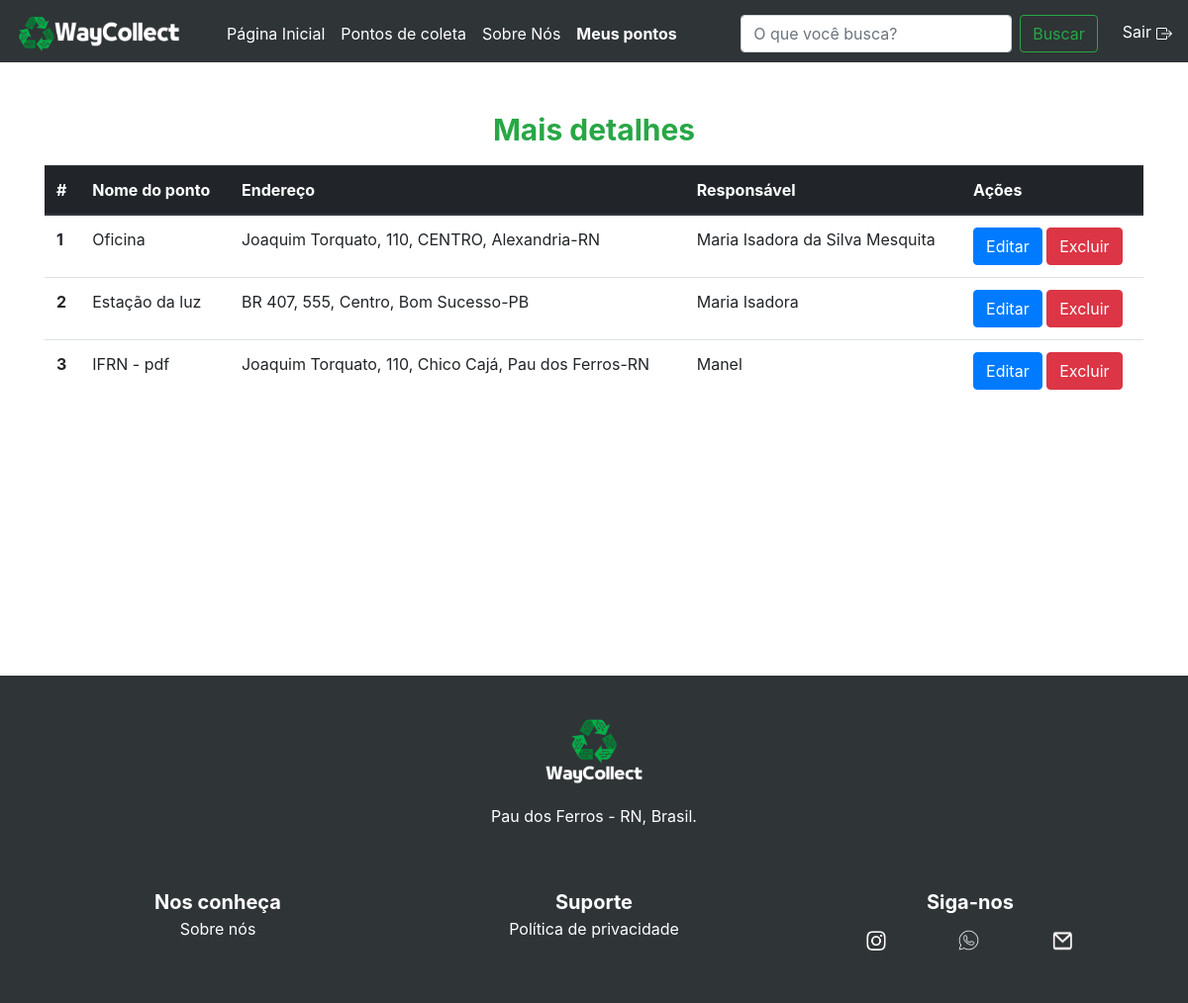
Screenshot of /meus-pontos/ (signed in) with the database file from the repository.
### main/models.py (models this page shows)
class Local(models.Model):
    nome_local = models.CharField(max_length=150)
    cidade = models.CharField(max_length=150)
    uf = models.CharField(max_length=10)
    rua = models.CharField(max_length=150)
    bairro = models.CharField(max_length=100)
    num_residencial = models.IntegerField()
    cep = models.CharField(max_length=30)
    fone = models.CharField(max_length=30)
    email = models.EmailField(max_length=150)
    nome_responsavel = models.CharField(max_length=150)
    cpf_responsavel = models.CharField(max_length=150)
    disponibilidade = models.TextField(max_length=800)
    imagem=models.ImageField(upload_to='pontos/',blank=True,null=True)
    def __str__(self) -> str:
        return self.nome_local

### main/views.py (the view)
# urls.py: path('meus-pontos/', meus_pontos, name='meus_pontos'),
@login_required(login_url='/login')
def meus_pontos(request):
    lista = Local.objects.all() #Local (class do models.py)
    print(lista)
    context={'locais' : lista }
    return render(request,'meuspontos.html',context)

### main/templates/meuspontos.html (shortened to what this page needs)
{% extends "base.html" %}
{% load static %}
{% load sweetify %}
{% block nav %}
<li class="nav-item ">
    <a class="nav-link" href="{% url 'index' %}">Página Inicial</a>
</li>
<li class="nav-item ">
    <a class="nav-link" href="{% url 'pontos' %}">Pontos de coleta</a>
</li>
<li class="nav-item">
    <a class="nav-link" href="{% url 'sobre' %}">Sobre Nós</a>
</li>
{% if user.is_authenticated %}
<li class="nav-item active">
    <a class="nav-link" href="{% url 'meus_pontos' %}">Meus pontos</a>
</li>
{% endif %}
{% endblock %}
{% block h2 %}
Mais detalhes
{% endblock %}
{% block main %}
<div>
    <table class="table">
        <thead class="thead-dark">
            <tr>
                <th scope="col">#</th>
                <th scope="col">Nome do ponto</th>
                <th scope="col">Endereço</th>
                <th scope="col">Responsável</th>
                <th scope="col">Ações</th>
            </tr>
        </thead>
        <tbody>
            {% for local in locais %}
            <tr>
                <th scope="row">{{ forloop.counter }}</th>
                <td>{{ local.nome_local }}</td>
                <td>{{ local.rua }}, {{ local.num_residencial }}, {{ local.bairro }}, {{ local.cidade }}-{{ local.uf }}
                </td>
                <td>{{ local.nome_responsavel }}</td>
                <td>
                    <a href="{% url 'editar' local.id %}" class="btn btn-primary">Editar</a>
                    <a href="{% url 'remover' local.id %}" class="btn btn-danger">Excluir</a>
                </td>
            </tr>
            {% endfor %}
        </tbody>
    </table>
</div>
{% endblock %}

### main/static/css/style.css (style rules this page uses)
.navbar-nav > .active { font-weight: bold; }
a { text-decoration:none ; color: #fff; }

### rows the page displays
Local: nome_local "Oficina", rua "Joaquim Torquato", num_residencial "110", bairro "CENTRO", cidade "Alexandria", uf "RN", nome_responsavel "Maria Isadora da Silva Mesquita"
Local: nome_local "Estação da luz", rua "BR 407", num_residencial "555", bairro "Centro", cidade "Bom Sucesso", uf "PB", nome_responsavel "Maria Isadora"
Local: nome_local "IFRN - pdf", rua "Joaquim Torquato", num_residencial "110", bairro "Chico Cajá", cidade "Pau dos Ferros", uf "RN", nome_responsavel "Manel"
